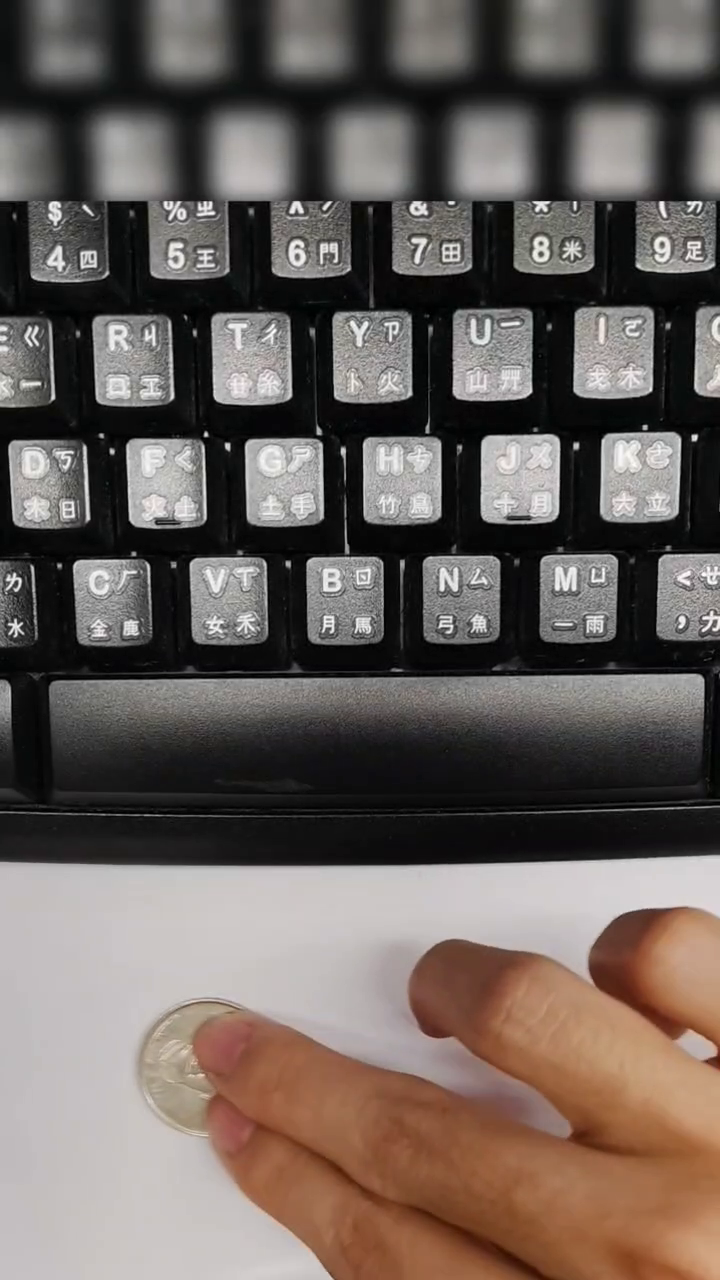
#> input picture frame 20 of coin_2.mp4, 720 x 1280 px
$ python coin_detect_video.py
#> lines starting #> are read from the running program, lines starting #| are printed output that depends on the picture; after the words box and inside, x2 and y2 are one past the last pixel; in counts of white or black regions, pixels touching at a corner belong together
import cv2
import numpy as np

# Input & output video
video_path = "coin_2.mp4"
output_path = "coin_detected_2.mp4"

# Đọc video đầu vào
cap = cv2.VideoCapture(video_path)

# Lấy thông tin video
frame_width = int(cap.get(cv2.CAP_PROP_FRAME_WIDTH))
frame_height = int(cap.get(cv2.CAP_PROP_FRAME_HEIGHT))
fps = cap.get(cv2.CAP_PROP_FPS)

# Khởi tạo ghi video đầu ra
out = cv2.VideoWriter(output_path, cv2.VideoWriter_fourcc(*'mp4v'), fps, (frame_width, frame_height))

while True:
    ret, frame = cap.read()
#> frame is the input picture: shape (1280, 720, 3); mean B, G, R 91, 96, 105.3
    if not ret:
        break

    gray = cv2.cvtColor(frame, cv2.COLOR_BGR2GRAY)
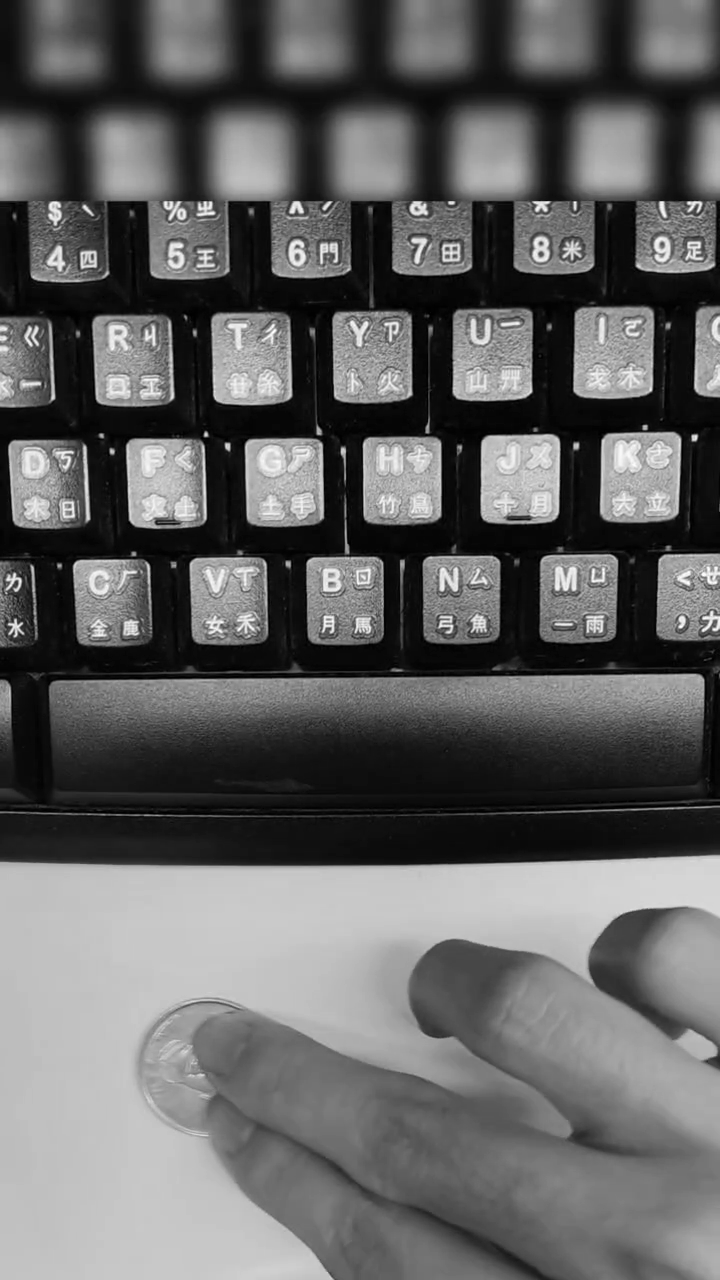
#> gray: shape (1280, 720); min 0, max 255, mean 98.2
    #noise reduction
    blur = cv2.GaussianBlur(gray, (5, 5), 0)
    bw = cv2.adaptiveThreshold(blur, 255, cv2.ADAPTIVE_THRESH_GAUSSIAN_C, cv2.THRESH_BINARY_INV, 3, 1)
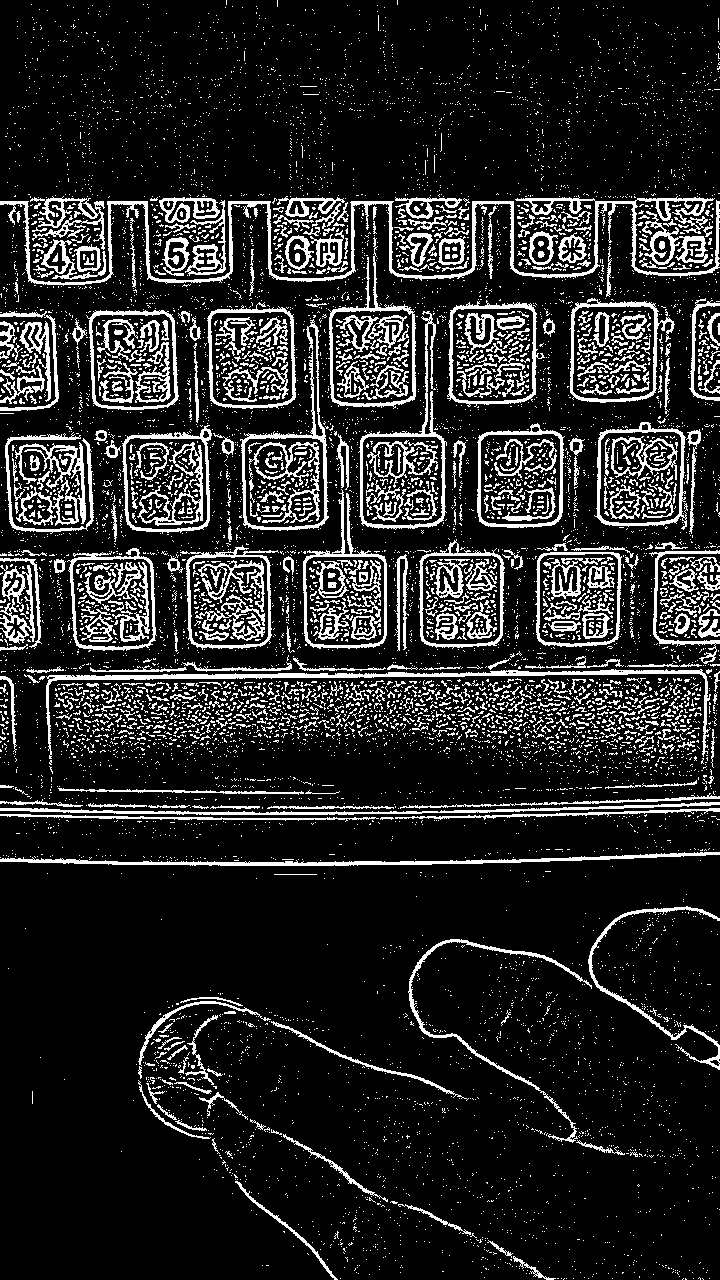
#> bw: shape (1280, 720); 14.5% white in thin lines or dots

    bw = cv2.morphologyEx(bw, cv2.MORPH_CLOSE, cv2.getStructuringElement(cv2.MORPH_ELLIPSE, (3, 3)))
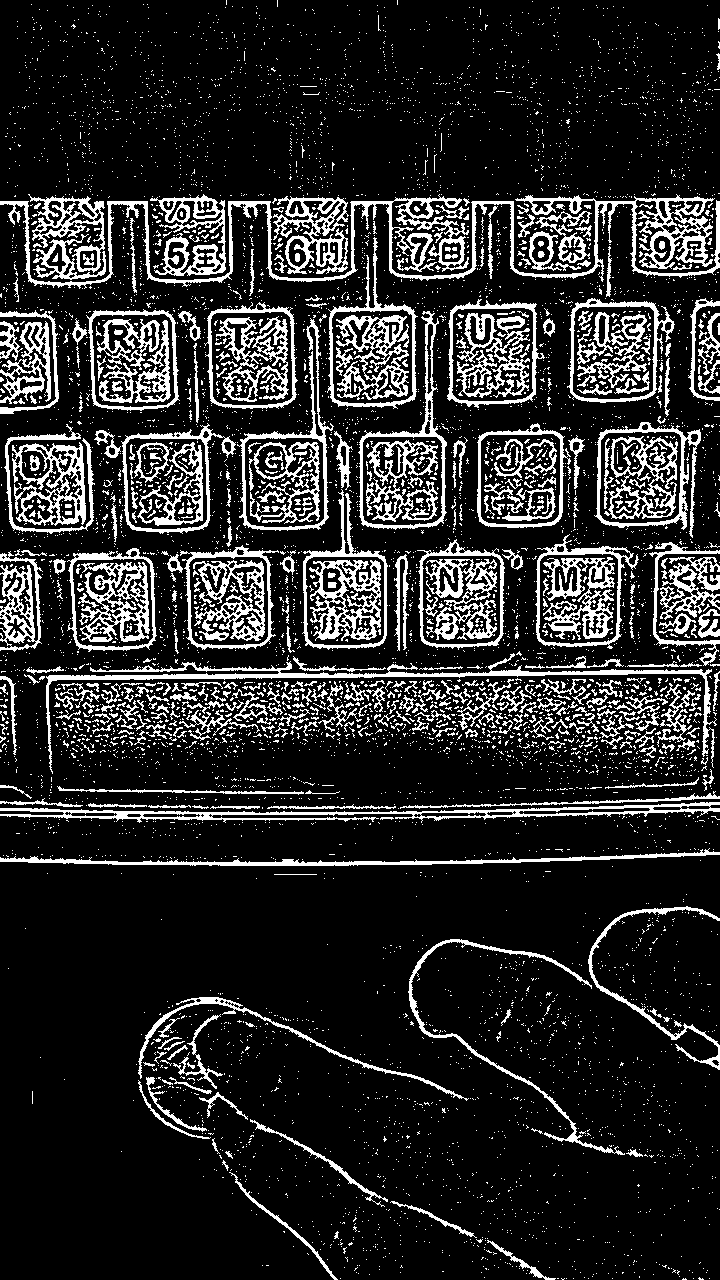
#> bw: shape (1280, 720); 16.1% white; 6798 white regions (6346 under 20 px)
    #bw = cv2.morphologyEx(bw, cv2.MORPH_OPEN, cv2.getStructuringElement(cv2.MORPH_ELLIPSE, (1, 1)))

    contours, _ = cv2.findContours(bw, cv2.RETR_LIST, cv2.CHAIN_APPROX_SIMPLE)
#> contours = 7361 contours, 6758 with area under 20; largest, box (x1, y1, x2, y2) and area: (0, 194, 720, 289) 10652, (358, 311, 447, 530) 8705, (594, 422, 701, 538) 8636, (567, 298, 675, 403) 8480, (327, 237, 418, 409) 8440

    for cnt in contours:
        area = cv2.contourArea(cnt)
        (x, y), radius = cv2.minEnclosingCircle(cnt)
        if area >1000 and abs(1 - area/(3.14*radius*radius)) < 0.2:
            x, y, w, h = cv2.boundingRect(cnt)

            # Vẽ bounding box
            cv2.rectangle(frame, (x, y), (x + w, y + h), (0, 0, 255), 3)

            # Tính centroid
            M = cv2.moments(cnt)
            if M["m00"] != 0:
                cx = int(M["m10"] / M["m00"])
                cy = int(M["m01"] / M["m00"])
                coord_text = f"({cx}, {cy})"

                # Hiển thị tọa độ
                cv2.putText(frame, coord_text, (cx, cy), cv2.FONT_HERSHEY_SIMPLEX,
                            0.7, (0, 255, 255), 2)
#> this loop made 7361 passes
#> (area, radius) on passes 1 to 3: (0, 0.0001), (0, 0.0001), (2, 2)

    # Ghi frame ra file
    out.write(frame)

    # Hiển thị real-time (bấm q để thoát)
    cv2.imshow("Coin Detection", frame)
    if cv2.waitKey(1) & 0xFF == ord("q"):
#> (key q is pressed here)
        break

cap.release()
out.release()
cv2.destroyAllWindows()
print("✅ Coin detection completed. Output saved.")

$ run again, starting later in the video
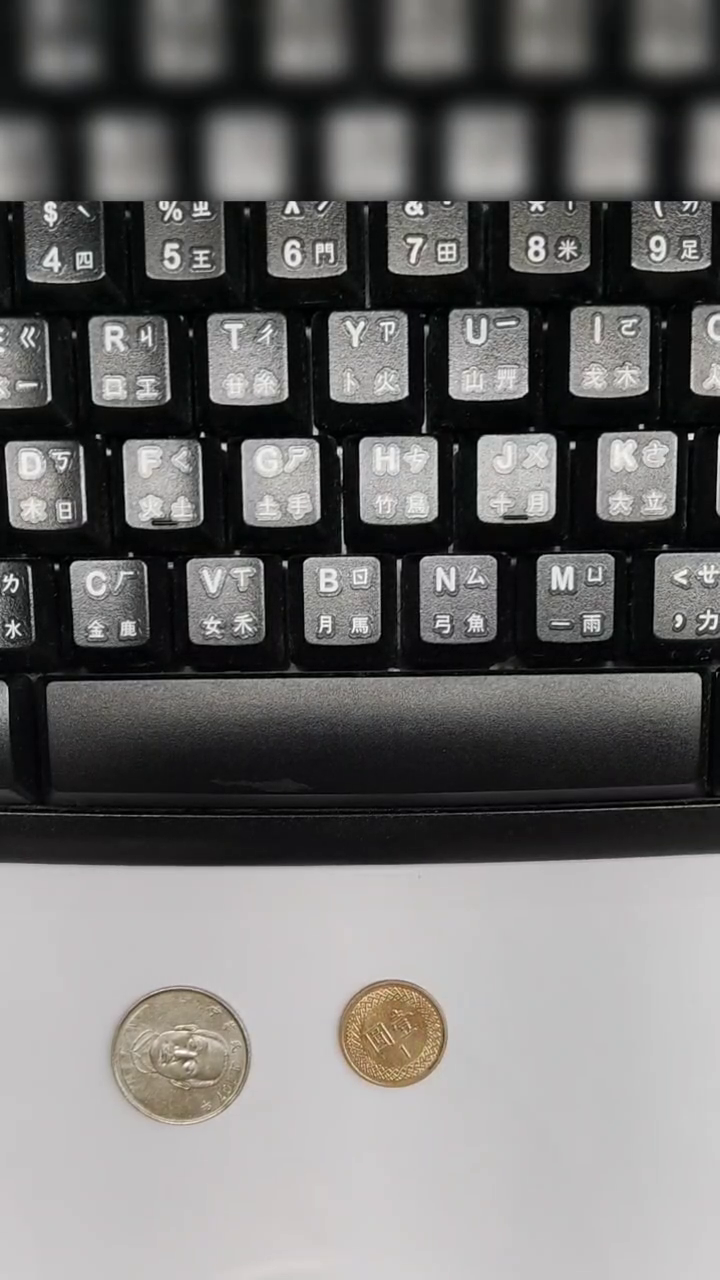
#> input picture frame 90 of coin_2.mp4, 720 x 1280 px
#> frame is the input picture: shape (1280, 720, 3); mean B, G, R 108.9, 109.7, 110.7
#> `bw = cv2.morphologyEx(bw, cv2.MORPH_CLOSE, cv2.getStructuringElement(c..`:
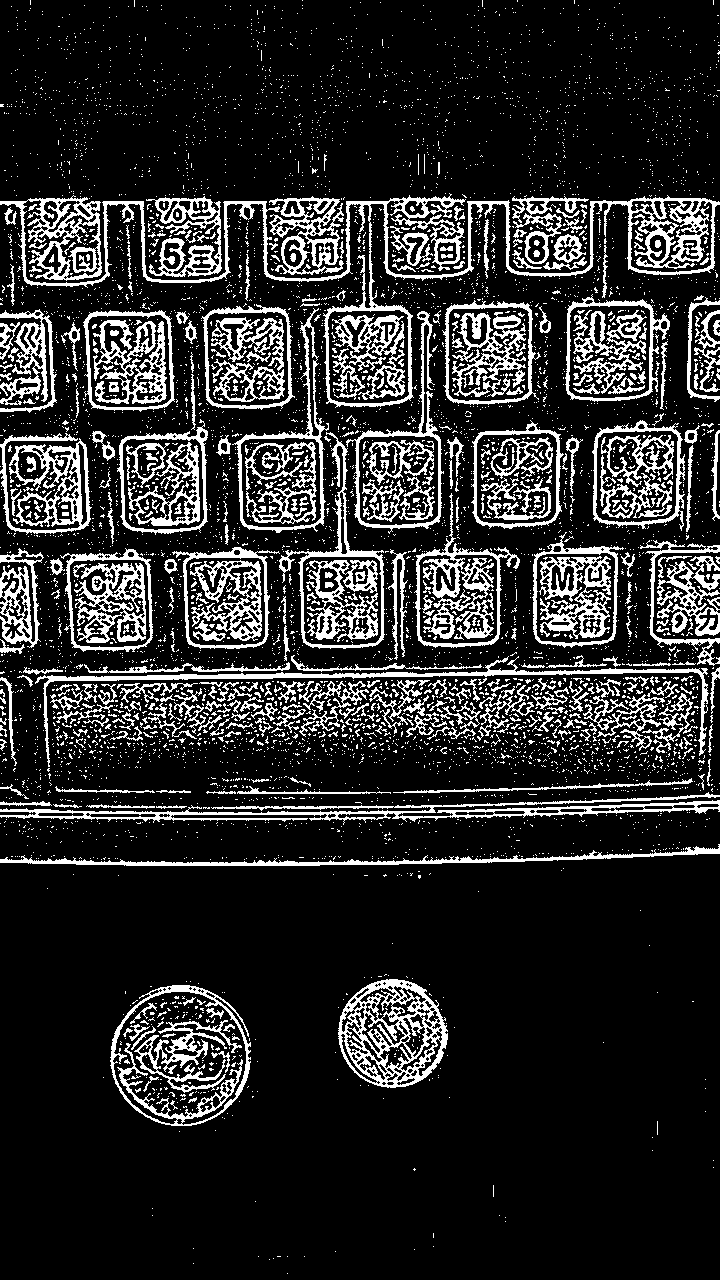
#> bw: shape (1280, 720); 16.5% white; 5876 white regions (5450 under 20 px)
#> contours = 6591 contours, 5921 with area under 20; largest, box (x1, y1, x2, y2) and area: (0, 193, 720, 408) 24954, (110, 985, 251, 1126) 15104, (112, 991, 247, 1126) 12721, (338, 979, 448, 1088) 9053, (232, 308, 329, 533) 8794
#> the loop `for cnt in contours:` made 6591 passes
#> (area, radius, w, h, cx, cy) on passes 291, 307, 318: (12721, 67.86, 135, 135, 179, 1054), (15104.5, 71.22, 141, 141, 179, 1055), (9053, 55, 110, 109, 391, 1033)
#> after the loop `for cnt in contours:`:
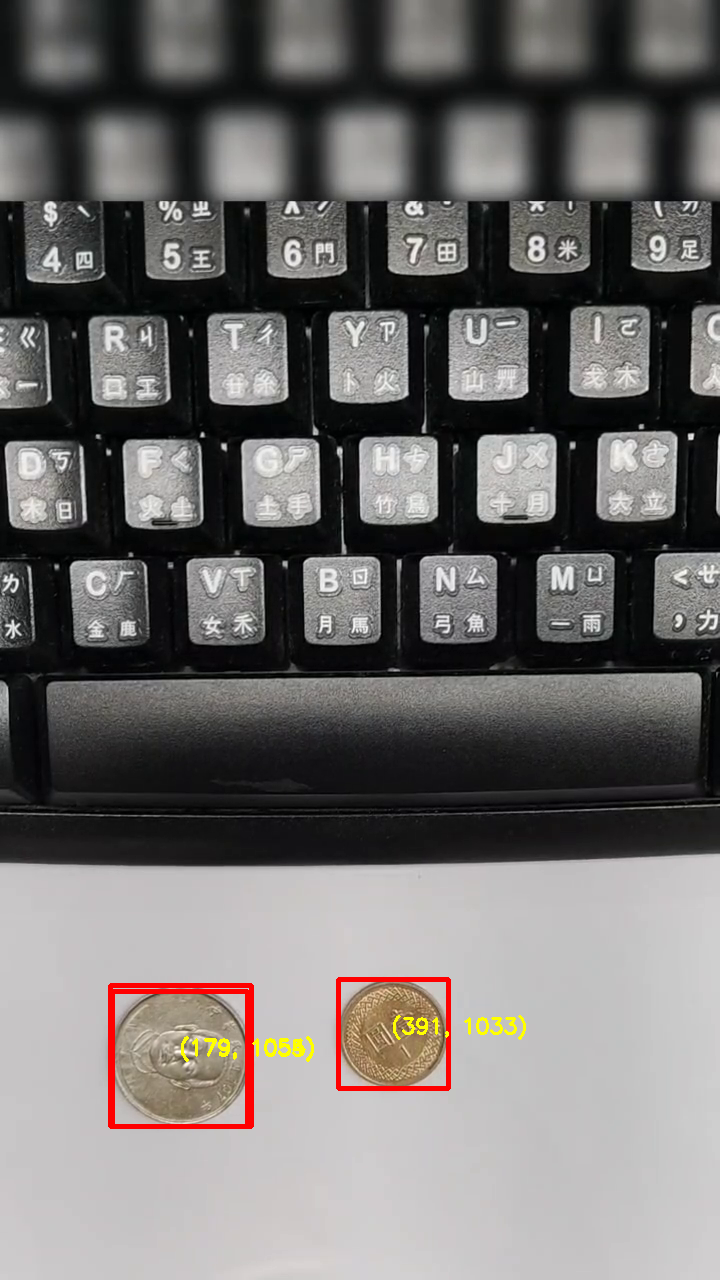
#> frame: shape (1280, 720, 3); 0.91% of pixels changed, all inside (x1, y1, x2, y2) = (108, 977, 526, 1129)

$ run again, starting later in the video
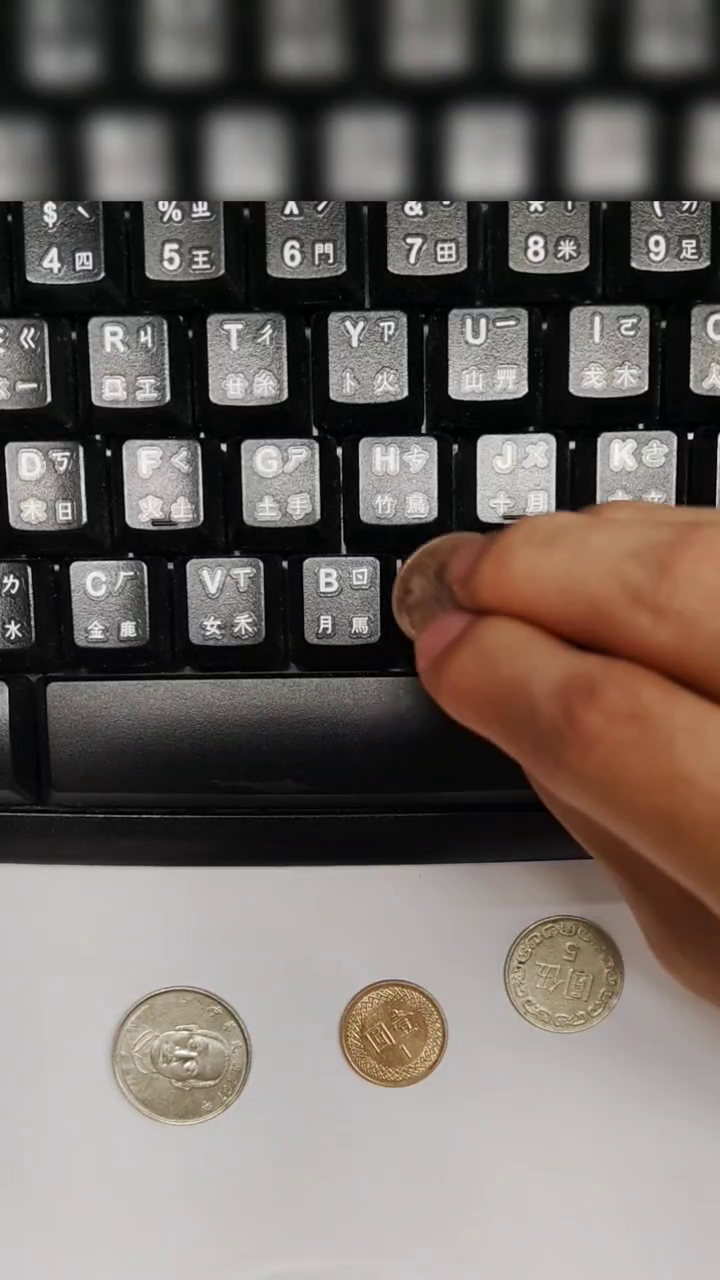
#> input picture frame 160 of coin_2.mp4, 720 x 1280 px
#> frame is the input picture: shape (1280, 720, 3); mean B, G, R 100, 104.7, 112.6
#> `bw = cv2.morphologyEx(bw, cv2.MORPH_CLOSE, cv2.getStructuringElement(c..`:
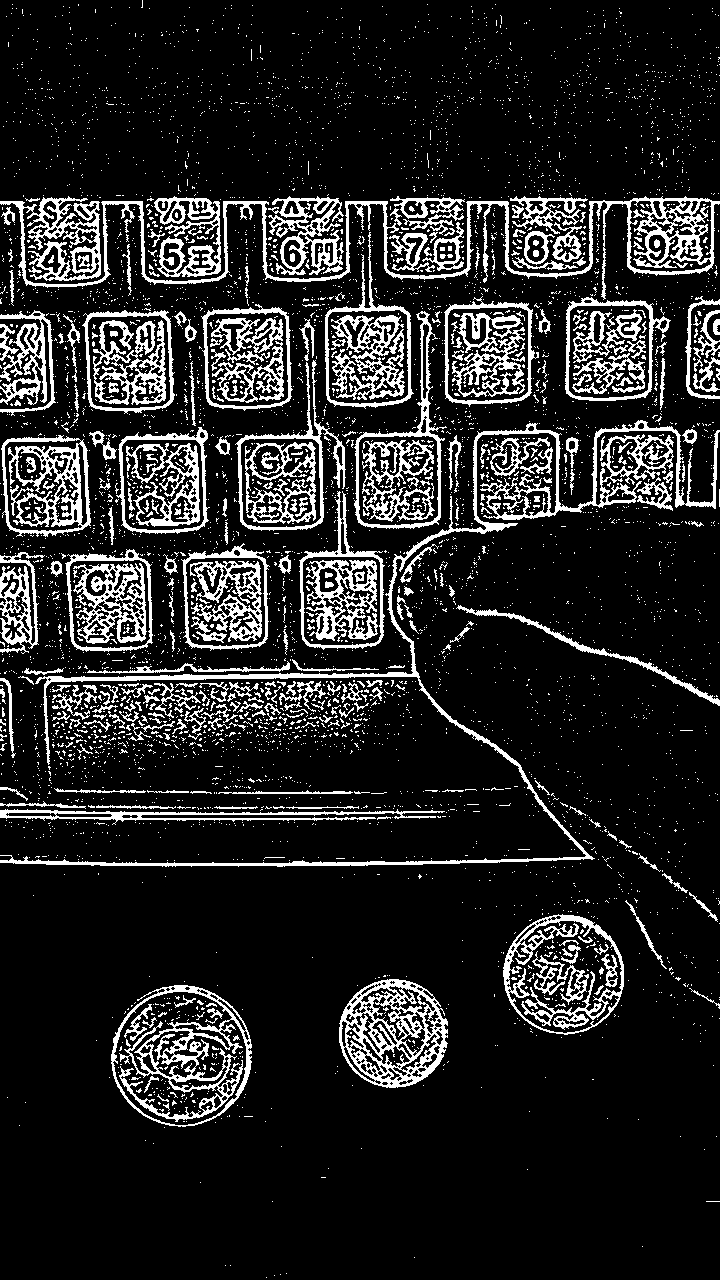
#> bw: shape (1280, 720); 14.3% white; 5186 white regions (4846 under 20 px)
#> contours = 5837 contours, 5228 with area under 20; largest, box (x1, y1, x2, y2) and area: (111, 985, 252, 1127) 15278, (0, 196, 720, 300) 13664, (503, 914, 624, 1035) 11218, (0, 420, 720, 867) 10902, (112, 991, 247, 1126) 9160
#> the loop `for cnt in contours:` made 5837 passes
#> (area, radius, w, h, cx, cy) on passes 375, 392, 499: (15277.5, 71.14, 141, 142, 181, 1055), (9113, 55.04, 109, 109, 392, 1033), (11218.5, 60.82, 121, 121, 563, 974)
#> after the loop `for cnt in contours:`:
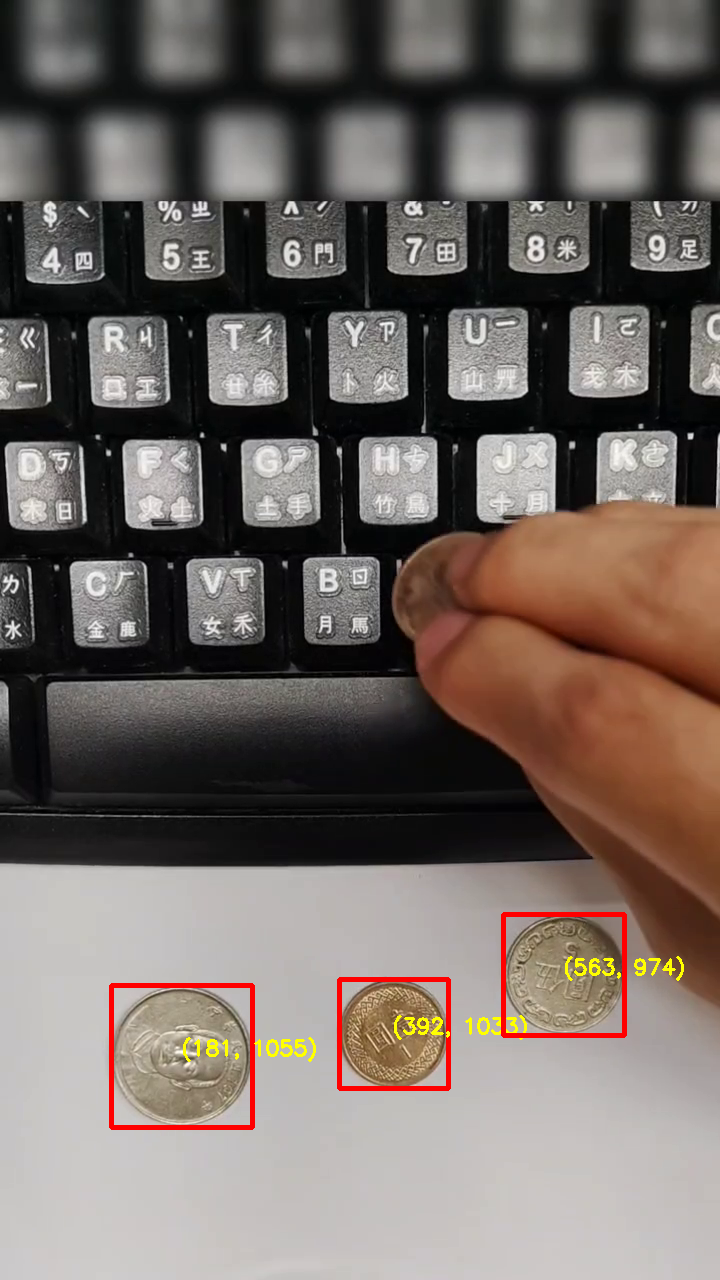
#> frame: shape (1280, 720, 3); 1.08% of pixels changed, all inside (x1, y1, x2, y2) = (109, 912, 684, 1130)
